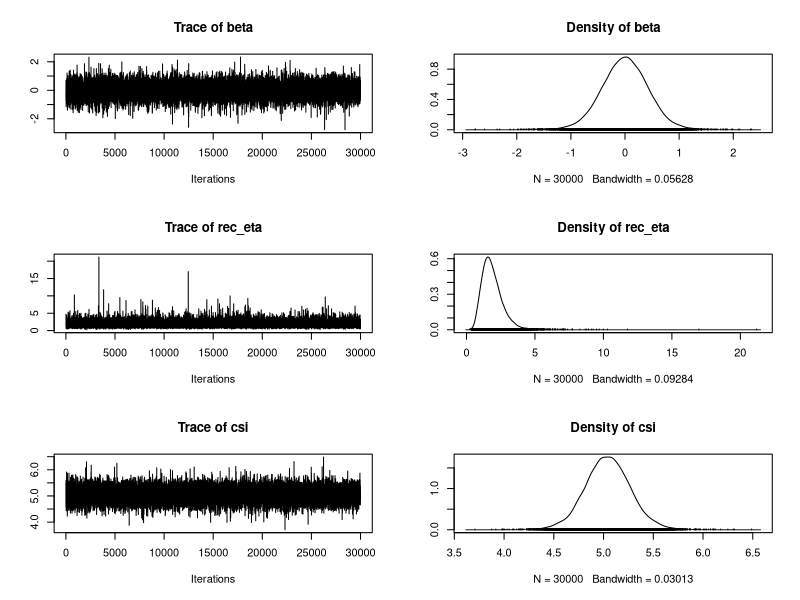
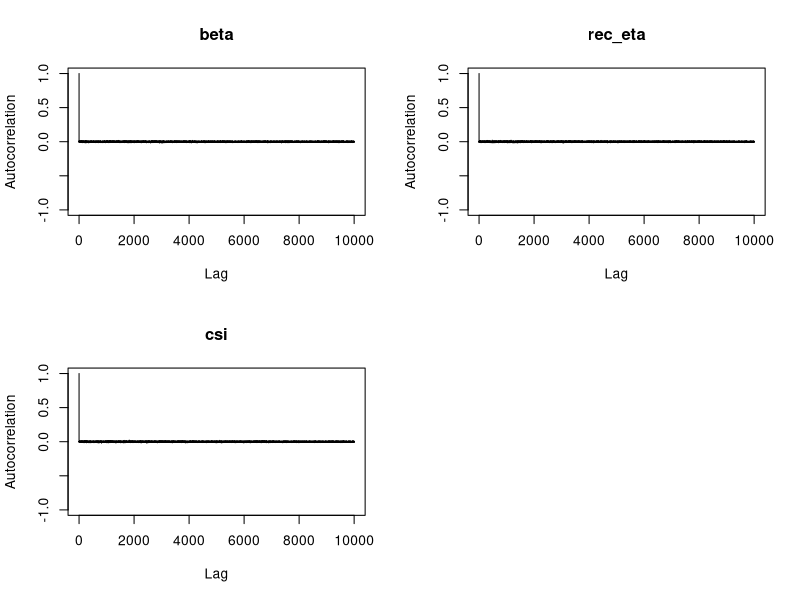
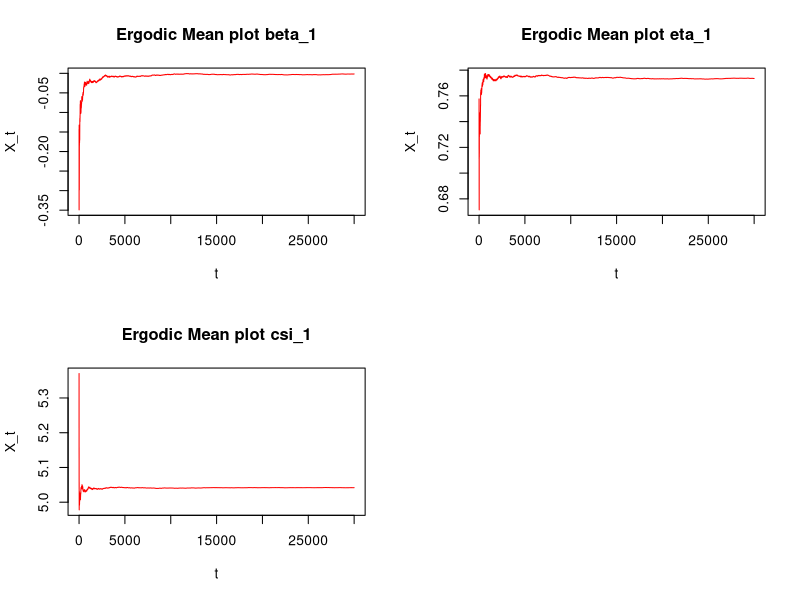
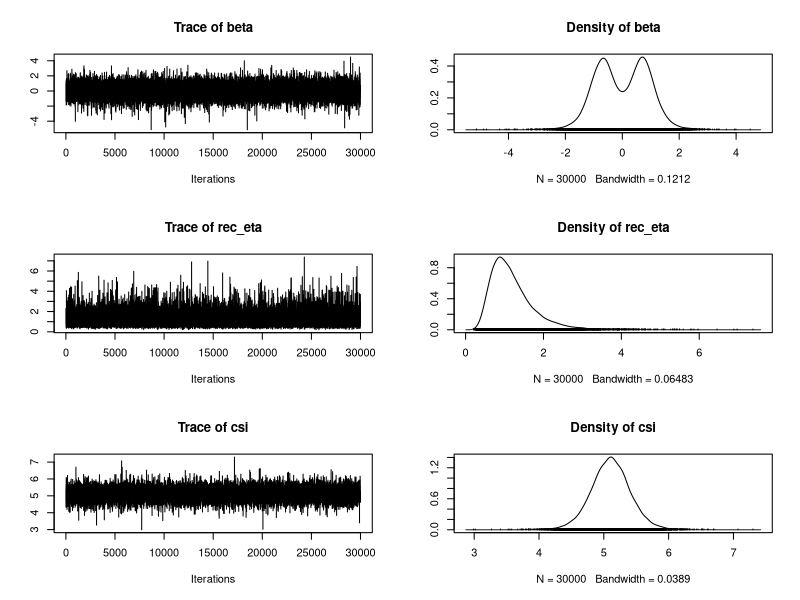
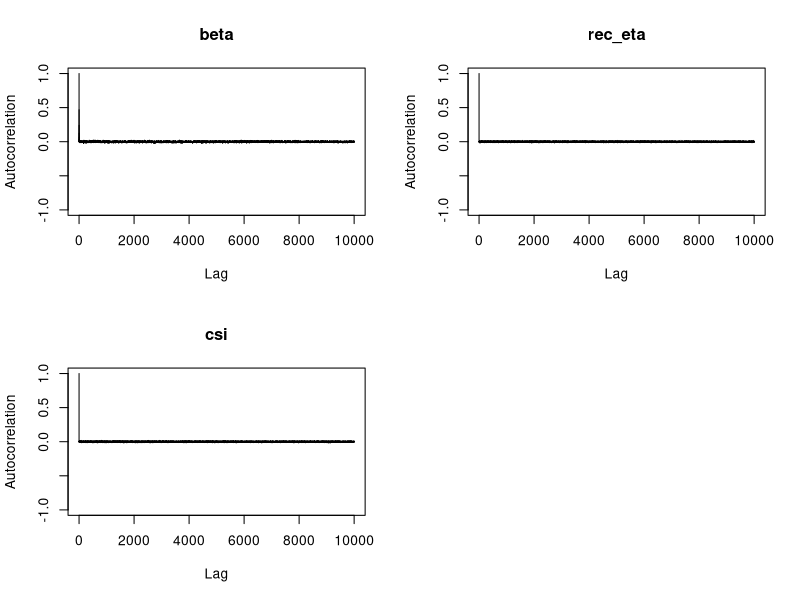
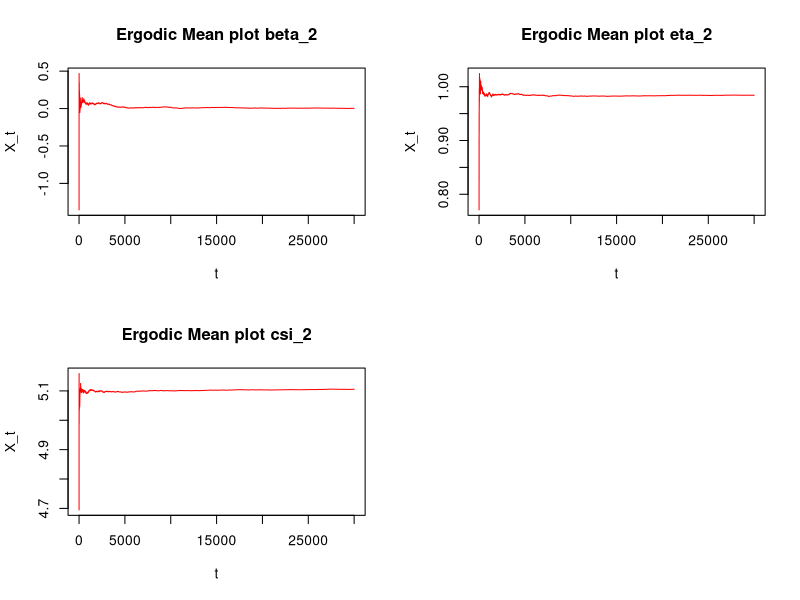

Write R code to recreate these figures, in order.
library("coda")

########################## DATA ################################################################
### Data is available from the public genomics data repository Gene Expression Omnibus (GEO) ###
### and accessible through GEO Series accession number GSE18392.                             ### 
################################################################################################

#### Full conditional update for w ####
update_w <- function(beta, rec_eta2, b, d) {
  
  sp <- (d+1)/2
  rt <- (1/2)*(((beta^2*rec_eta2)/b)+d)
  
  rgamma(n = 1, shape = sp, rate = rt)
}

#### Full conditional update for u ####
update_u <- function(y,  csi, beta, rec_eta2, n_oss) {
  
  m <- ((y-csi)*beta)/(1 + rec_eta2*beta^2)
  sd <- sqrt((1 + rec_eta2*beta^2)^(-1))
  
  rnorm(n = n_oss, mean = m, sd = sd)
}

#### Full conditional update for csi ####
update_csi <- function(beta, rec_eta2, u, y, n_oss) {
  
  m <- sum(y-beta*u)/n_oss
  sd <- sqrt((n_oss*rec_eta2)^(-1))
  
  rnorm(n = 1, mean = m, sd = sd)
}

#### Full conditional update for beta ####
update_beta <- function(csi, rec_eta2, w, u, y, b) {
  
  m <- sum((y-csi)*u)/((w/b + sum(u^2)))
  sd <- sqrt((rec_eta2*(w/b + sum(u^2)))^(-1))
  
  rnorm(n = 1, mean = m, sd = sd)
}

#### Full conditional update for eta ####
update_rec_eta2 <- function(csi, beta, w, u, y, b, n_oss) {
  
  sp <- (n_oss+4)/2
  rt <- (1/2)*(((w*beta^2)/b)+sum((y-csi-beta*u)^2))
  
  rgamma(n = 1, shape = sp, rate = rt)
}

gibbs <- function(y, n_iter, n_oss, B, thin, init, prior) {
  
  ## initialize
  w_out <- numeric(n_iter)
  u_out <- matrix(NA, n_iter, n_oss)
  csi_out <- numeric(n_iter)
  beta_out <- numeric(n_iter)
  rec_eta2_out <- numeric(n_iter)
  
  beta_now <- init$beta
  rec_eta2_now <- init$rec_eta2
  csi_now <- init$csi
  
  ## Gibbs sampler
  for (i in 1:n_iter) {
    
    w_now <- update_w(beta = beta_now, 
                      rec_eta2 = rec_eta2_now, 
                      b = prior$b, 
                      d = prior$d)
    u_now <- update_u(y = y, 
                      beta = beta_now, 
                      rec_eta2 = rec_eta2_now, 
                      csi = csi_now, 
                      n_oss = n_oss)
    csi_now <- update_csi(beta = beta_now, 
                          rec_eta2 = rec_eta2_now, 
                          u = u_now, 
                          y = y, 
                          n_oss = n_oss)
    beta_now <- update_beta(csi = csi_now, 
                            rec_eta2 = rec_eta2_now, 
                            w = w_now, 
                            u = u_now, 
                            y = y, 
                            b = prior$b)
    rec_eta2_now <- update_rec_eta2(csi = csi_now, 
                                    beta = beta_now, 
                                    w = w_now, 
                                    u = u_now, 
                                    y = y, 
                                    b = prior$b, 
                                    n_oss = n_oss)
    
    w_out[i] <- w_now
    u_out[i,] <- u_now
    csi_out[i] <- csi_now
    beta_out[i] <- beta_now
    rec_eta2_out[i] <- rec_eta2_now
  }
  out <- cbind(beta = beta_out, rec_eta = rec_eta2_out, 
               csi = csi_out)[-(1:B),]
  out <- out[seq(1, nrow(out), by = thin),]
  return(out)
}

# Prior parameters
prior <- list()
prior$b <- pi^2/4
prior$d <- 0.5

# Initial values
init <- list()
init$beta <- 1 
init$rec_eta2 <- 1
init$csi <- 1



#### Pop1 ####

# Data
y_1 <- read.csv("dati_SN_part_7g.csv", sep="|")
# y_1 <- read.csv("hsa_miR_4855p.csv", sep="|")
# y_1 <- read.csv("hsa_miR_4553p.csv", sep="|")
# y_1 <- read.csv("hsa_miR_24.csv", sep="|")
y_1 <- y_1$expression[y_1$cat == "long"]

set.seed(53)
R = 600000
B = 300000
post_1 <- gibbs(y = y_1, n_iter = R, B = B, 
                thin = 10, n_oss = length(y_1), 
                init = init, prior = prior)
summary(post_1)

beta_1 <- post_1[,1]
eta_1 <- (post_1[,2])^(-1/2)
csi_1 <- post_1[,3]

# Traceplot
x11()
plot(as.mcmc(post_1))

# acf
x11()
autocorr.plot(as.mcmc(post_1),lag.max = 10000)

# Plot cumulative averages
x11()
par(mfrow=c(2,2))
plot(cumsum(beta_1) / seq_along(beta_1), type = 'l', xlab = 't',
     ylab = 'X_t', main = 'Ergodic Mean plot beta_1', col="red")
plot(cumsum(eta_1) / seq_along(eta_1), type = 'l', xlab = 't',
     ylab = 'X_t', main = 'Ergodic Mean plot eta_1', col="red")
plot(cumsum(csi_1) / seq_along(csi_1), type = 'l', xlab = 't',
     ylab = 'X_t', main = 'Ergodic Mean plot csi_1', col="red")


#### Pop2 ####

# Data
y_2 <- read.csv("dati_SN_part_7g.csv", sep="|")
# y_2 <- read.csv("hsa_miR_4855p.csv", sep="|")
# y_2 <- read.csv("hsa_miR_4553p.csv", sep="|")
# y_2 <- read.csv("hsa_miR_24.csv", sep="|")
y_2 <- y_2$expression[y_2$cat == "short"]


set.seed(53)
post_2 <- gibbs(y = y_2, n_iter = R, B = B,
                thin = 10, n_oss = length(y_2), 
                init = init, prior = prior)
summary(post_2)

beta_2 <- post_2[,1]
eta_2 <- (post_2[,2])^(-1/2)
csi_2 <- post_2[,3]

# Traceplot
x11()
plot(as.mcmc(post_2))

# acf
x11()
autocorr.plot(as.mcmc(post_2),lag.max = 10000)

# Plot cumulative averages
x11()
par(mfrow=c(2,2))
plot(cumsum(beta_2) / seq_along(beta_2), type = 'l', xlab = 't',
     ylab = 'X_t', main = 'Ergodic Mean plot beta_2', col="red")
plot(cumsum(eta_2) / seq_along(eta_2), type = 'l', xlab = 't',
     ylab = 'X_t', main = 'Ergodic Mean plot eta_2', col="red")
plot(cumsum(csi_2) / seq_along(csi_2), type = 'l', xlab = 't',
     ylab = 'X_t', main = 'Ergodic Mean plot csi_2', col="red")



#### BDM ####
sigma <- function(beta, eta){
  out <- sqrt(beta^2 + eta^2)
  return(out)
}

lambda <- function(beta, eta){
  out <- beta/eta
  return(out)
}

delta <- function(beta, eta){
  out <- beta/sqrt(eta^2 + beta^2)
  return(out)
}

mu_1 <- csi_1
mu_2 <- csi_2
sigma_1 <- sigma(beta_1, eta_1)
sigma_2 <- sigma(beta_2, eta_2)
lambda_1 <- lambda(beta_1, eta_1)
lambda_2 <- lambda(beta_2, eta_2)
delta_1 <- delta(beta_1, eta_1)
delta_2 <- delta(beta_2, eta_2)

# CVs
psi_1 <- sqrt((sigma_1^2)*(1-((2/pi)*delta_1^2)))/abs(mu_1+sigma_1*delta_1*sqrt(2/pi))
psi_2 <- sqrt((sigma_2^2)*(1-((2/pi)*delta_2^2)))/abs(mu_2+sigma_2*delta_2*sqrt(2/pi))

S <- length(mu_1)

I <- sum(psi_1 < psi_2)/S

d_H <- function(Int){
  
  if(Int < 0.5){
    out <- 1 - 2*I
  }
  else {
    out <- 1 - 2*(1 - Int)
  }
}

# BDM
delta_H <- d_H(Int = I)
delta_H 
